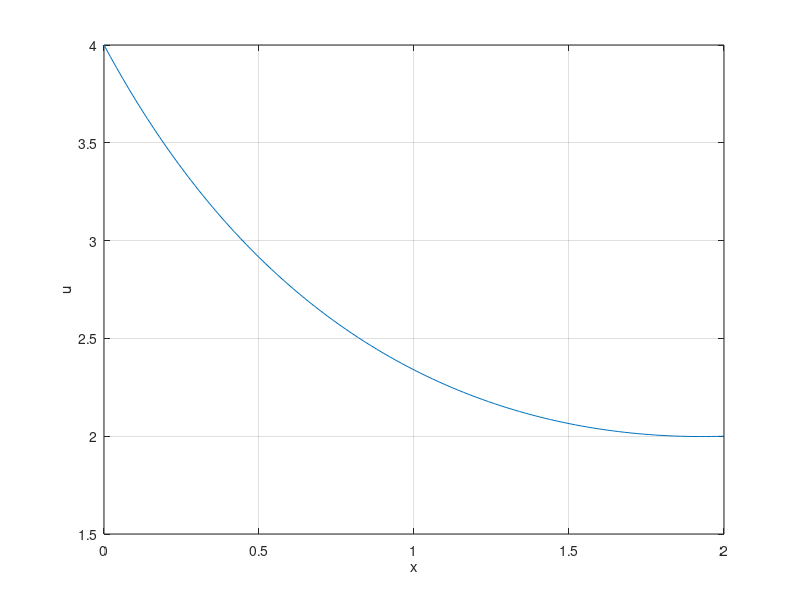

Reproduce this figure in MATLAB.
n=100;
h=2/n;
x=0:h:2;
%%%%%
A=zeros(n-1,n-1);
A(1,1)=2/h+h/(x(2)+1);
A(1,2)=-1/h;
y(1)=4/h;
for i=2:n-2
    A(i,i-1)=-1/h;
    A(i,i)=2/h+h/(x(i+1)+1);
    A(i,i+1)=-1/h;
    y(i)=0;
end
A(n-1,n-2)=-1/h;
A(n-1,n-1)=2/h+h/(x(n)+1);
y(n-1)=2/h;
%%%%%
u=A\y';
%%%%%
plot(x,[4;u;2])
xlabel('x')
ylabel('u')
grid on